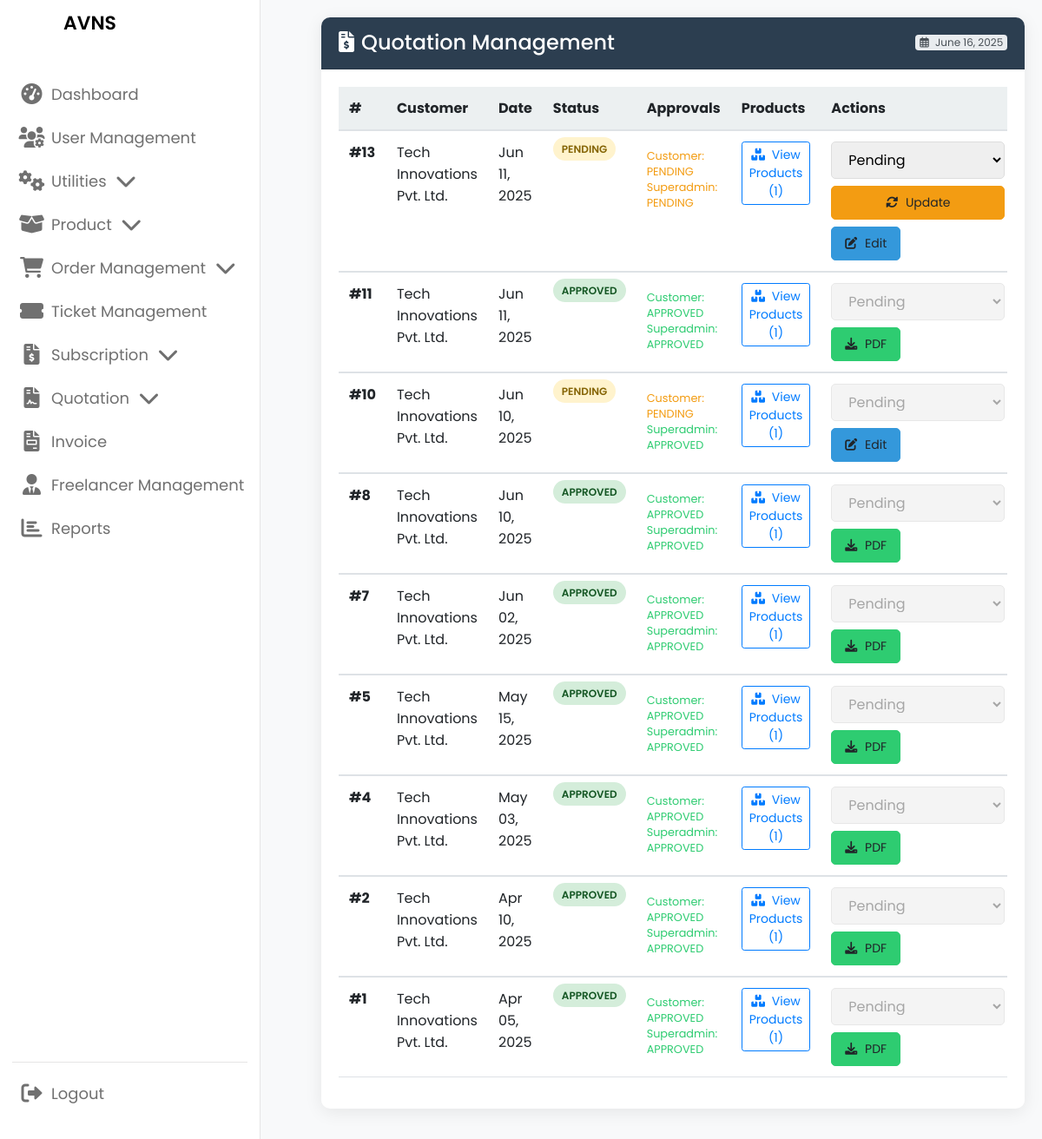
The app's page /Super_Admin/view_quotation.php with its own data.
### tables this page shows
CREATE TABLE `quotation_header` (
  `quotation_id` int(11) NOT NULL,
  `customerId` int(11) DEFAULT NULL,
  `status` enum('PENDING','APPROVED','REJECTED') NOT NULL,
  `createdAt` datetime DEFAULT current_timestamp(),
  `updatedAt` datetime DEFAULT NULL ON UPDATE current_timestamp(),
  `superAdminId` int(11) NOT NULL,
  `distributorId` int(11) DEFAULT NULL,
  `subject` varchar(255) NOT NULL,
  `customer_approval` enum('PENDING','APPROVED','REJECTED') DEFAULT 'PENDING',
  `superadmin_approval` enum('PENDING','APPROVED','REJECTED') DEFAULT 'PENDING',
  `distributor_approval` enum('PENDING','APPROVED','REJECTED') DEFAULT 'PENDING'
);

CREATE TABLE `customerdistributor` (
  `id` int(11) NOT NULL,
  `companyName` varchar(255) NOT NULL,
  `mailId` varchar(255) NOT NULL,
  `gstType` enum('REGISTERED','UNREGISTERED') NOT NULL,
  `gstNo` varchar(50) DEFAULT NULL,
  `size` enum('SMALL','MEDIUM','LARGE') NOT NULL,
  `address` varchar(255) NOT NULL,
  `itAdmin` varchar(255) NOT NULL,
  `purchase` varchar(255) NOT NULL,
  `ownerName` varchar(255) NOT NULL,
  `mobileNo` varchar(20) NOT NULL,
  `image` varchar(255) DEFAULT NULL,
  `createdAt` datetime DEFAULT current_timestamp(),
  `updatedAt` datetime DEFAULT NULL ON UPDATE current_timestamp(),
  `password` varchar(255) NOT NULL,
  `sectorId` int(11) NOT NULL,
  `otp` varchar(6) DEFAULT NULL,
  `otp_expiry` datetime DEFAULT NULL,
  `reset_token` varchar(255) DEFAULT NULL,
  `reset_token_expiry` datetime DEFAULT NULL
);

### Super_Admin/view_quotation.php (the view, shortened to what this page needs)
<?php
include "admin_navbar.php";
$host = "localhost";
$username = "root";
$password = "";
$database = "sales_management";
$conn = new mysqli($host, $username, $password, $database);
$quotationsQuery = "
    SELECT q.quotation_id AS quotation_id, q.status, c.companyName AS customer_name,
           p.name AS product_name, qp.quantity, qp.priceOffered, q.createdAt,
           q.customer_approval, q.superadmin_approval
    FROM quotation_header q
    JOIN CustomerDistributor c ON q.customerId = c.id
    JOIN quotation_product qp ON q.quotation_id = qp.quotation_id
    JOIN Product p ON qp.productId = p.id
    ORDER BY q.createdAt DESC
";
$quotationsResult = $conn->query($quotationsQuery);
$quotations = [];
if ($quotationsResult && $quotationsResult->num_rows > 0) {
    while ($row = $quotationsResult->fetch_assoc()) {
        $quotations[$row['quotation_id']]['quotation_id'] = $row['quotation_id'];
        $quotations[$row['quotation_id']]['status'] = $row['status'];
        $quotations[$row['quotation_id']]['createdAt'] = $row['createdAt'];
        $quotations[$row['quotation_id']]['customer_name'] = $row['customer_name'];
        $quotations[$row['quotation_id']]['customer_approval'] = $row['customer_approval'];
        $quotations[$row['quotation_id']]['superadmin_approval'] = $row['superadmin_approval'];
        $quotations[$row['quotation_id']]['products'][] = [
            'product_name' => $row['product_name'],
            'quantity' => $row['quantity'],
            'priceOffered' => $row['priceOffered']
        ];
    }
}
?>
<!DOCTYPE html>
<html lang="en">
<head>
    <link rel="stylesheet" href="https://stackpath.bootstrapcdn.com/bootstrap/4.3.1/css/bootstrap.min.css">
    <link rel="stylesheet" href="https://cdnjs.cloudflare.com/ajax/libs/font-awesome/6.0.0/css/all.min.css">
    <link rel="stylesheet" href="style.css">
    </head>
<body>
<div class="container-fluid">
    <div class="row">
        <div class="col-12">
            <div class="card">
                <div class="card-header d-flex justify-content-between align-items-center">
                    <h4 class="mb-0"><i class="fas fa-file-invoice-dollar mr-2"></i>Quotation Management</h4>
                    <span class="badge badge-date">
                        <i class="far fa-calendar-alt mr-1"></i> <?= date('F j, Y') ?>
                    </span>
                </div>
                <div class="card-body">
                    <div class="table-responsive">
                        <table class="table table-hover">
                            <thead>
                                <tr>
                                    <th>#</th>
                                    <th>Customer</th>
                                    <th>Date</th>
                                    <th>Status</th>
                                    <th>Approvals</th>
                                    <th>Products</th>
                                    <th>Actions</th>
                                </tr>
                            </thead>
                            <tbody>
                                <?php foreach ($quotations as $quotation):
                                    $statusClass = strtolower($quotation['status']) == 'pending' ? 'status-pending' :
                                                  (strtolower($quotation['status']) == 'approved' ? 'status-approved' : 'status-rejected');
                                ?>
                                <tr>
                                    <td><strong>#<?= htmlspecialchars($quotation['quotation_id']); ?></strong></td>
                                    <td><?= htmlspecialchars($quotation['customer_name']); ?></td>
                                    <td><?= date('M d, Y', strtotime($quotation['createdAt'])) ?></td>
                                    <td>
                                        <span class="status-badge <?= $statusClass ?>">
                                            <?= htmlspecialchars($quotation['status']); ?>
                                        </span>
                                    </td>
                                    <td>
                                        <div class="approval-status">
                                            <div class="<?= strtolower($quotation['customer_approval']) == 'approved' ? 'approval-approved' :
                                                         (strtolower($quotation['customer_approval']) == 'pending' ? 'approval-pending' : 'approval-rejected') ?>">
                                                Customer: <?= htmlspecialchars($quotation['customer_approval']); ?>
                                            </div>
                                            <div class="<?= strtolower($quotation['superadmin_approval']) == 'approved' ? 'approval-approved' :
                                                         (strtolower($quotation['superadmin_approval']) == 'pending' ? 'approval-pending' : 'approval-rejected') ?>">
                                                Superadmin: <?= htmlspecialchars($quotation['superadmin_approval']); ?>
                                            </div>
                                        </div>
                                    </td>
                                    <td>
                                        <button class="btn btn-sm btn-outline-primary" type="button" data-toggle="collapse"
                                                data-target="#products-<?= $quotation['quotation_id'] ?>" aria-expanded="false">
                                            <i class="fas fa-boxes mr-1"></i> View Products (<?= count($quotation['products']) ?>)
                                        </button>
                                    </td>
                                    <td>
                                        <div class="d-flex flex-wrap">
                                            <div class="form-container mr-2 mb-2">
                                                <form method="POST" action="view_quotation.php">
                                                    <select name="status" class="select-status" required <?= $quotation['superadmin_approval'] == 'APPROVED' ? 'disabled' : '' ?>>
                                                        <option value="PENDING" <?= $quotation['superadmin_approval'] == 'PENDING' ? 'selected' : '' ?>>Pending</option>
                                                    </select>
                                                    <?php if ($quotation['superadmin_approval'] != 'APPROVED'): ?>
                                                        <button type="submit" name="update_status" class="btn btn-update btn-action btn-block mt-2">
                                                            <i class="fas fa-sync-alt"></i> Update
                                                        </button>
                                                    <?php endif; ?>
                                                </form>
                                            </div>
                                            <div class="d-flex align-items-center">
                                                <?php if ($quotation['status'] == 'APPROVED'): ?>
                                                    <a href="download_customer_quotation.php?quotation_id=<?= $quotation['quotation_id'] ?>"
                                                       class="btn btn-download btn-action">
                                                        <i class="fas fa-download"></i> PDF
                                                    </a>
                                                <?php else: ?>
                                                    <a href="edit_quotation.php?quotation_id=<?= $quotation['quotation_id'] ?>"
                                                       class="btn btn-view btn-action">
                                                        <i class="fas fa-edit"></i> Edit
                                                    </a>
                                                <?php endif; ?>
                                            </div>
                                        </div>
                                    </td>
                                </tr>
                                <tr>
                                    <td colspan="7" class="p-0">
                                    </td>
                                </tr>
                                <?php endforeach; ?>
                            </tbody>
                        </table>
                    </div>
                </div>
            </div>
        </div>
    </div>
</div>
</body>
</html>

### Super_Admin/style.css (style rules this page uses)
* { margin: 0; padding: 0; box-sizing: border-box; font-family: 'Poppins', sans-serif; }
:root { --primary-color: #fff; --panel-color: #FFF; --text-color: #000; --black-light-color: #707070; --border-color: #e6e5e5; --toggle-color: #DDD; --box1-color: #4DA3FF; --box2-color: #FFE6AC; --box3-color: #E7D1FC; --title-icon-color: #fff; --tran-05: all 0.5s ease; --tran-03: all 0.3s ease; --tran-03: all 0.2s ease; }
body { min-height: 100vh; background-color: var(--primary-color); }

### Super_Admin/view_quotation.php (style rules this page uses)
:root { --primary-color: #3498db; --secondary-color: #2c3e50; --success-color: #2ecc71; --warning-color: #f39c12; --danger-color: #e74c3c; --light-color: #ecf0f1; --dark-color: #34495e; }
body { background: #f8f9fa; font-family: 'Segoe UI', Tahoma, Geneva, Verdana, sans-serif; margin-left: 350px; }
.container-fluid { padding: 20px; }
.card { border-radius: 10px; box-shadow: 0 4px 20px rgba(0,0,0,0.08); border: none; margin-bottom: 30px; }
.card-header { background-color: var(--secondary-color); color: white; border-radius: 10px 10px 0 0 !important; padding: 15px 20px; font-weight: 600; }
.status-badge { padding: 5px 10px; border-radius: 20px; font-size: 12px; font-weight: 600; text-transform: uppercase; }
.status-pending { background-color: #fff3cd; color: #856404; }
.status-approved { background-color: #d4edda; color: #155724; }
.table th { background-color: var(--light-color); border-top: none; }
.btn-action { border-radius: 5px; padding: 8px 15px; font-size: 14px; transition: all 0.3s; }
.btn-action i { margin-right: 5px; }
.btn-view { background-color: var(--primary-color); border-color: var(--primary-color); }
.btn-download { background-color: var(--success-color); border-color: var(--success-color); }
.btn-update { background-color: var(--warning-color); border-color: var(--warning-color); }
.select-status { border-radius: 5px; padding: 8px 15px; border: 1px solid #ddd; width: 100%; }
.badge-date { background-color: #e9ecef; color: #495057; font-weight: normal; }
.form-container { min-width: 200px; }
.approval-status { font-size: 0.8rem; margin-top: 0.5rem; }
.approval-approved { color: var(--success-color); }
.approval-pending { color: var(--warning-color); }

### records on screen
quotation_header: quotation_id "13", customerId.companyName "Tech Innovations Pvt. Ltd.", createdAt "Jun 11, 2025", status "PENDING", customer_approval "PENDING", superadmin_approval "PENDING", count($quotation['products']) "1", status "Pending", shows "Update"
quotation_header: quotation_id "11", customerId.companyName "Tech Innovations Pvt. Ltd.", createdAt "Jun 11, 2025", status "APPROVED", customer_approval "APPROVED", superadmin_approval "APPROVED", count($quotation['products']) "1", status "Pending"
quotation_header: quotation_id "10", customerId.companyName "Tech Innovations Pvt. Ltd.", createdAt "Jun 10, 2025", status "PENDING", customer_approval "PENDING", superadmin_approval "APPROVED", count($quotation['products']) "1", status "Pending"
quotation_header: quotation_id "8", customerId.companyName "Tech Innovations Pvt. Ltd.", createdAt "Jun 10, 2025", status "APPROVED", customer_approval "APPROVED", superadmin_approval "APPROVED", count($quotation['products']) "1", status "Pending"
quotation_header: quotation_id "7", customerId.companyName "Tech Innovations Pvt. Ltd.", createdAt "Jun 02, 2025", status "APPROVED", customer_approval "APPROVED", superadmin_approval "APPROVED", count($quotation['products']) "1", status "Pending"
quotation_header: quotation_id "5", customerId.companyName "Tech Innovations Pvt. Ltd.", createdAt "May 15, 2025", status "APPROVED", customer_approval "APPROVED", superadmin_approval "APPROVED", count($quotation['products']) "1", status "Pending"
quotation_header: quotation_id "4", customerId.companyName "Tech Innovations Pvt. Ltd.", createdAt "May 03, 2025", status "APPROVED", customer_approval "APPROVED", superadmin_approval "APPROVED", count($quotation['products']) "1", status "Pending"
quotation_header: quotation_id "2", customerId.companyName "Tech Innovations Pvt. Ltd.", createdAt "Apr 10, 2025", status "APPROVED", customer_approval "APPROVED", superadmin_approval "APPROVED", count($quotation['products']) "1", status "Pending"
quotation_header: quotation_id "1", customerId.companyName "Tech Innovations Pvt. Ltd.", createdAt "Apr 05, 2025", status "APPROVED", customer_approval "APPROVED", superadmin_approval "APPROVED", count($quotation['products']) "1", status "Pending"
